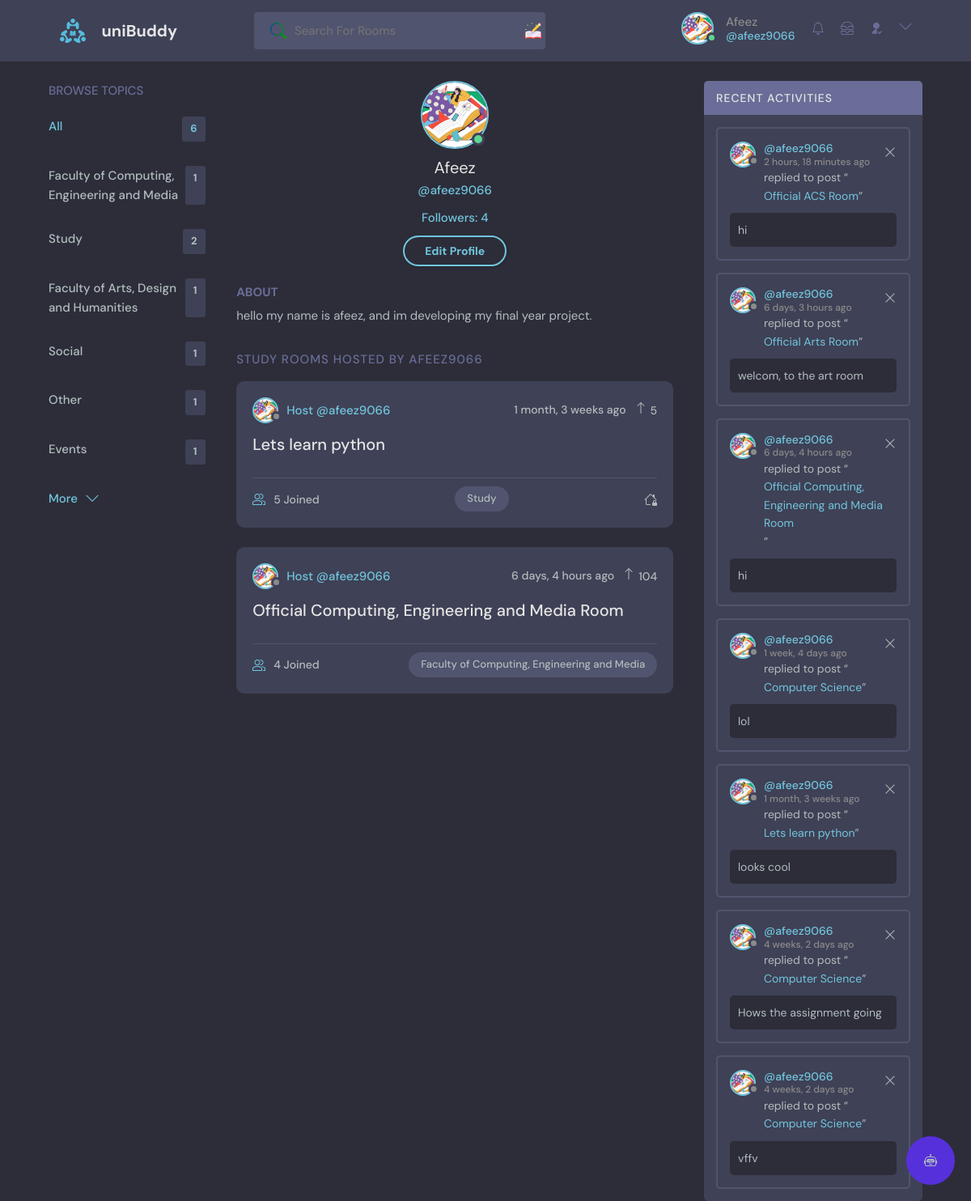
The page /profile/1/ (signed in) on the database its author committed.
### base/models.py (models this page shows, shortened)
class User(AbstractUser):
    name = models.CharField(max_length=200, null=True)
    email = models.EmailField(unique=True, null=True)
    bio = models.TextField(null=True)
    avatar = models.ImageField(null=True, default="avatar.svg")
    followers = models.ManyToManyField('self', related_name='following', blank=True, symmetrical=False)
    follower_count = models.IntegerField(default=0)
    last_checked = models.DateTimeField(auto_now_add=True)
    USERNAME_FIELD = 'email'
    REQUIRED_FIELDS = []

class Topic(models.Model):
    name = models.CharField(max_length=200)

class Room(models.Model):
    host = models.ForeignKey(User, on_delete=models.SET_NULL, null=True)
    topic = models.ForeignKey(Topic, on_delete=models.SET_NULL, null=True)
    name = models.CharField(max_length=200)
    description = models.TextField(null=True, blank=True)
    participants = models.ManyToManyField(
        User, related_name='participants', blank=True)
    updated = models.DateTimeField(auto_now=True)
    created = models.DateTimeField(auto_now_add=True)
    upvotes = models.IntegerField(default=0)
    upvoted_by = models.ManyToManyField(User, related_name='upvoted_rooms')
    is_private = models.BooleanField(default=False)
    access_code = models.CharField(max_length=10, blank=True, null=True)
    admins = models.ManyToManyField(User, related_name="admin_rooms", blank=True)
    class Meta:
        ordering = ['-updated', '-created']
    def __str__(self):
        return self.name

class Message(models.Model):
    user = models.ForeignKey(
        User, on_delete=models.SET_NULL, null=True, blank=True)
    recipient = models.ForeignKey(
        User, on_delete=models.SET_NULL, null=True, blank=True, related_name="messages")
    name = models.CharField(max_length=200, null=True, blank=True)
    email = models.EmailField(max_length=200, null=True, blank=True)
    subject = models.CharField(max_length=200, null=True, blank=True)
    body = models.TextField()
    is_read = models.BooleanField(default=False, null=True)
    room = models.ForeignKey(Room, on_delete=models.CASCADE)
    updated = models.DateTimeField(auto_now=True)
    created = models.DateTimeField(auto_now_add=True)
    class Meta:
        ordering = ['is_read', '-created']

### base/views.py (the view, shortened to what this page needs)
# urls.py: path('profile/<str:pk>/', views.userProfile, name="user-profile"),
@login_required(login_url='login')
def userProfile(request, pk):
    user = User.objects.get(id=pk)
    rooms = user.room_set.all()
    room_messages = user.message_set.all()
    topics = Topic.objects.all()
    followers_count = user.followers.all().count()
    is_following = user.followers.filter(id=request.user.id).exists()
    context = {'user': user, 'rooms': rooms,
               'room_messages': room_messages, 'topics': topics,
               'followers_count': followers_count, 'is_following': is_following}
    return render(request, 'base/profile.html', context)

### base/templatetags/custom_tags.py (called while the page is built)
@register.simple_tag
def unread_messages_count(user):
    return user.messages.filter(is_read=False).count()

### base/templatetags/notification_tags.py (called while the page is built)
@register.simple_tag
def unread_notifications_count(user):
    last_checked = user.last_checked
    return Notification.objects.filter(receiver=user, created_at__gt=last_checked).count()

### base/templates/base/profile.html (shortened to what this page needs)
{% extends 'main.html' %}
{% load static %}
{% block content %}
<main class="profile-page layout layout--3">
  <div class="container">
    {% include 'base/topics_component.html' %}
    <div class="roomList">
      <div class="profile">
        <div class="profile__avatar">
          <div class="avatar avatar--large active">
            <img src="{{user.avatar.url}}" />
          </div>
        </div>
        <div class="profile__info">
          <h3>{{user.name}}</h3>
          <p>@{{user.username}}</p>
          <p>Followers: {{user.followers.count}}</p>
          {% if request.user == user %}
          <a href="{% url 'update-user' %}" class="btn btn--main btn--pill">Edit Profile</a>
          {% endif %}
      </div>
        <div class="profile__about">
          <h3>About</h3>
          <p>
            {{user.bio}}
          </p>
        </div>
      </div>
      <div class="roomList__header">
        <div>
          <h2>Study Rooms Hosted by {{user.username}}</a>
          </h2>
        </div>
      </div>
      {% include 'base/feed_component.html' %}
    </div>
    {% include 'base/activity_component.html' %}
  </div>
</main>
{% endblock content %}

### templates/navbar.html (shortened to what this page needs)
{% load static %}
{% load static custom_tags %}
{% load static notification_tags %}
<header class="header header--loggedIn">
    <div class="container">
        <a href="{% url 'home' %}" class="header__logo">
            <img src="{% static 'images/logo.svg' %}" />
            <h1>uniBuddy</h1>
        </a>
        <form class="header__search" method="GET" action="{% url 'home' %}">
            <label>
                <input name="q" placeholder="Search For Rooms" />
                <div class="search-addon"></div>
            </label>
        </form>
        <nav class="header__menu">
            {% if request.user.is_authenticated %}
            <div class="header__user">
                <a href="{% url 'user-profile' request.user.id %}">
                    <div class="avatar avatar--medium active">
                        <img src="{{request.user.avatar.url}}" />
                    </div>
                    <p>{{request.user.name}} <span>@{{request.user.username}}</span></p>
                    <a href="{% url 'get_notifications' %}">
                    </a>
                    <a href="{% url 'inbox' %}">
                    </a>
                </a>
                <a href="{% url 'follower_list' request.user.id %}">
                    <svg xmlns="http://www.w3.org/2000/svg" viewBox="0 0 24 24"> <g> <path fill="none" d="M0 0h24v24H0z"/>
                        <path d="M13 14.062V22H4a8 8 0 0 1 9-7.938zM12 13c-3.315 0-6-2.685-6-6s2.685-6 6-6 6 2.685 6 6-2.685 6-6 6zm5.793 6.914l3.535-3.535 1.415 1.414-4.95 4.95-3.536-3.536 1.415-1.414 2.12 2.121z"/> </g>
                    </svg>
                </a>
                <button class="dropdown-button">
                    <svg version="1.1" xmlns="http://www.w3.org/2000/svg" width="32" height="32" viewBox="0 0 32 32">
                        <title>chevron-down</title>
                        <path d="M16 21l-13-13h-3l16 16 16-16h-3l-13 13z"></path>
                    </svg>
                </button>
            </div>
            {% else %}
            <a href="{% url 'login' %}">
                <img src="{% static 'images/avatar.svg' %}" />
                <p>Login</p>
            </a>
            {% endif %}
        </nav>
    </div>
</header>

### base/templates/base/topics_component.html
<div class="topics">
  <div class="topics__header">
      <h2>Browse Topics</h2>
  </div>
  <ul class="topics__list">
      <li>
          <a href="{% url 'home' %}" class="active">All <span>{{topics.count}}</span></a>
      </li>
      {% for topic in topics %}
      <li>
          <a href="{% url 'home' %}?q={{topic.name}}">{{topic.name}}<span>{{topic.room_set.all.count}}</span></a>
      </li>
      {% endfor %}
  </ul>
  <a class="btn btn--link" href="{% url 'topics' %}">
      More
      <svg version="1.1" xmlns="http://www.w3.org/2000/svg" width="32" height="32" viewBox="0 0 32 32">
          <title>chevron-down</title>
          <path d="M16 21l-13-13h-3l16 16 16-16h-3l-13 13z"></path>
      </svg>
  </a>
</div>

### base/templates/base/feed_component.html (shortened to what this page needs)
{% for room in rooms %}
<div class="roomListRoom">
    <div class="roomListRoom__header">
        <a href="{% url 'user-profile' room.host.id %}" class="roomListRoom__author">
            <div class="avatar avatar--small">
                <img src="{{room.host.avatar.url}}" />
            </div>
            <span>Host @{{room.host.username}}</span>
        </a>
        <div class="roomListRoom__actions">
            <span>{{room.created|timesince}} ago</span>
            <form class="upvote-form" method="POST" action="{% url 'upvote' %}">
                <div class="upvote-container" style="cursor: pointer;">
                    <svg xmlns="http://www.w3.org/2000/svg" width="16" height="16" fill="currentColor" class="bi bi-arrow-up" viewBox="0 0 16 16"> <path fill-rule="evenodd" d="M8 15a.5.5 0 0 0 .5-.5V2.707l3.146 3.147a.5.5 0 0 0 .708-.708l-4-4a.5.5 0 0 0-.708 0l-4 4a.5.5 0 1 0 .708.708L7.5 2.707V14.5a.5.5 0 0 0 .5.5z"/>
                    </svg>
                    <span class="upvote-count">{{ room.upvotes }}</span>
                </div>
            </form>
        </div>
    </div>
    <div class="roomListRoom__content">
        <a href="{% url 'room' room.id %}">{{room.name}}</a>
    </div>
    <div class="roomListRoom__meta">
        <a href="{% url 'room' room.id %}" class="roomListRoom__joined">
            {{room.participants.all.count}} Joined
        </a>
        <p class="roomListRoom__topic">{{room.topic.name}}</p>
    </div>
</div>
{% endfor %}

### base/templates/base/activity_component.html
 <div class="activities">
        <div class="activities__header">
            <h2>Recent Activities</h2>
        </div>
        {% for message in room_messages %}
        <div class="activities__box">
            <div class="activities__boxHeader roomListRoom__header">
                <a href="{% url 'user-profile' message.user.id %}" class="roomListRoom__author">
                    <div class="avatar avatar--small">
                        <img src="{{message.user.avatar.url}}" />
                    </div>
                    <p>
                        @{{message.user.username}}
                        <span>{{message.created|timesince}} ago</span>
                    </p>
                </a>
                {% if request.user == message.user %}
                <div class="roomListRoom__actions">
                    <a href="{% url 'delete-message' message.id %}">
                        <svg version="1.1" xmlns="http://www.w3.org/2000/svg" width="32" height="32" viewBox="0 0 32 32">
                            <title>remove</title>
                            <path
                                d="M27.314 6.019l-1.333-1.333-9.98 9.981-9.981-9.981-1.333 1.333 9.981 9.981-9.981 9.98 1.333 1.333 9.981-9.98 9.98 9.98 1.333-1.333-9.98-9.98 9.98-9.981z">
                            </path>
                        </svg>
                    </a>
                </div>
                {% endif %}
            </div>
            <div class="activities__boxContent">
                <p>replied to post “<a href="{% url 'room' message.room.id %}">{{message.room}}</a>”</p>
                <div class="activities__boxRoomContent">{{message.body}}</div>
            </div>
        </div>
        {% endfor %}
    </div>

### rows shown on the page
User: user.avatar (picture), user.name "Afeez", user.username "afeez9066", avatar (picture), name "Afeez", username "afeez9066", followers.count "4", bio "hello my name is afeez, and im developing my final year project.", username "AFEEZ9066"
Topic: name "Faculty of Computing, Engineering and Media", room_set.all.count "1"
Topic: name "Study", room_set.all.count "2"
Topic: name "Faculty of Arts, Design and Humanities", room_set.all.count "1"
Topic: name "Social", room_set.all.count "1"
Topic: name "Other", room_set.all.count "1"
Topic: name "Events", room_set.all.count "1"
Room: host.avatar (picture), host.username "afeez9066", created "1 month, 3 weeks", upvotes "5", name "Lets learn python", participants.all.count "5", topic.name "Study", is_private True (drawn)
Room: host.avatar (picture), host.username "afeez9066", created "6 days, 4 hours", upvotes "104", name "Official Computing, Engineering and Media Room", participants.all.count "4", topic.name "Faculty of Computing, Engineering and Media"
Message: user.avatar (picture), user.username "afeez9066", created "2 hours, 18 minutes", room "Official ACS Room", body "hi"
Message: user.avatar (picture), user.username "afeez9066", created "6 days, 3 hours", room "Official Arts Room", body "welcom, to the art room"
Message: user.avatar (picture), user.username "afeez9066", created "6 days, 4 hours", room "Official Computing, Engineering and Media Room", body "hi"
Message: user.avatar (picture), user.username "afeez9066", created "1 week, 4 days", room "Computer Science", body "lol"
Message: user.avatar (picture), user.username "afeez9066", created "1 month, 3 weeks", room "Lets learn python", body "looks cool"
Message: user.avatar (picture), user.username "afeez9066", created "4 weeks, 2 days", room "Computer Science", body "Hows the assignment going"
Message: user.avatar (picture), user.username "afeez9066", created "4 weeks, 2 days", room "Computer Science", body "vffv"

### other values the page prints
{{ topics.count }} "6"
